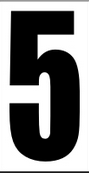
#> input picture nam.png, 89 x 173 px
$ python test.py
#> lines starting #> are read from the running program, lines starting #| are printed output that depends on the picture; after the words box and inside, x2 and y2 are one past the last pixel; in counts of white or black regions, pixels touching at a corner belong together
from PIL import Image
import pytesseract
import cv2
import numpy as np
import os

image = cv2.imread('nam.png')
#> image is the input picture: shape (173, 89, 3); min 0, max 255, mean 122.4
image_gray = cv2.cvtColor(image, cv2.COLOR_BGR2GRAY)
kernel = np.ones((1, 1), np.uint8)
image_dilated = cv2.dilate(image_gray, kernel, iterations=1)
image_erode = cv2.erode(image_dilated, kernel, iterations=1)

img = cv2.adaptiveThreshold(image_erode, 255, cv2.ADAPTIVE_THRESH_GAUSSIAN_C, cv2.THRESH_BINARY, 31, 2)
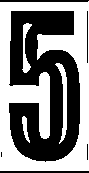
#> img: shape (173, 89); 50.7% white; 6 black regions (2 under 20 px), largest, box (x1, y1, x2, y2) and area: (9, 11, 80, 162) 7166, (0, 171, 89, 173) 178, (0, 0, 89, 2) 177, (87, 11, 88, 63) 52

cv2.imwrite('test.png', img)
#> (the run stopped early here; a loop or call above may not have finished)
